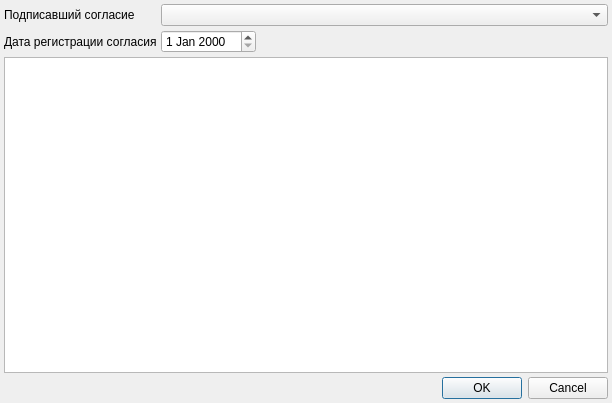
<?xml version="1.0" encoding="UTF-8"?>
<ui version="4.0">
 <class>ClientConsentAddingDialog</class>
 <widget class="QDialog" name="ClientConsentAddingDialog">
  <property name="geometry">
   <rect>
    <x>0</x>
    <y>0</y>
    <width>612</width>
    <height>403</height>
   </rect>
  </property>
  <property name="windowTitle">
   <string>Dialog</string>
  </property>
  <layout class="QGridLayout" name="gridLayout">
   <property name="margin">
    <number>4</number>
   </property>
   <property name="spacing">
    <number>4</number>
   </property>
   <item row="0" column="1">
    <widget class="CClientRelationComboBoxForConsents" name="cmbRepresenterClient"/>
   </item>
   <item row="0" column="0">
    <widget class="QLabel" name="lblRepresenterClient">
     <property name="text">
      <string>Подписавший согласие</string>
     </property>
    </widget>
   </item>
   <item row="2" column="0" colspan="2">
    <widget class="CInDocTableView" name="tblClientConsents"/>
   </item>
   <item row="3" column="1">
    <widget class="QDialogButtonBox" name="buttonBox">
     <property name="orientation">
      <enum>Qt::Horizontal</enum>
     </property>
     <property name="standardButtons">
      <set>QDialogButtonBox::Cancel|QDialogButtonBox::Ok</set>
     </property>
    </widget>
   </item>
   <item row="1" column="0">
    <widget class="QLabel" name="lblDate">
     <property name="text">
      <string>Дата регистрации согласия</string>
     </property>
    </widget>
   </item>
   <item row="1" column="1">
    <widget class="CDateEdit" name="edtDate">
     <property name="sizePolicy">
      <sizepolicy hsizetype="Maximum" vsizetype="Fixed">
       <horstretch>0</horstretch>
       <verstretch>0</verstretch>
      </sizepolicy>
     </property>
    </widget>
   </item>
  </layout>
 </widget>
 <customwidgets>
  <customwidget>
   <class>CDateEdit</class>
   <extends>QDateEdit</extends>
   <header>library/DateEdit</header>
  </customwidget>
  <customwidget>
   <class>CInDocTableView</class>
   <extends>QTableView</extends>
   <header>library/InDocTable.h</header>
  </customwidget>
  <customwidget>
   <class>CClientRelationComboBoxForConsents</class>
   <extends>QComboBox</extends>
   <header>Registry/Utils.h</header>
  </customwidget>
 </customwidgets>
 <tabstops>
  <tabstop>cmbRepresenterClient</tabstop>
  <tabstop>edtDate</tabstop>
  <tabstop>tblClientConsents</tabstop>
  <tabstop>buttonBox</tabstop>
 </tabstops>
 <resources/>
 <connections>
  <connection>
   <sender>buttonBox</sender>
   <signal>accepted()</signal>
   <receiver>ClientConsentAddingDialog</receiver>
   <slot>accept()</slot>
   <hints>
    <hint type="sourcelabel">
     <x>248</x>
     <y>254</y>
    </hint>
    <hint type="destinationlabel">
     <x>157</x>
     <y>274</y>
    </hint>
   </hints>
  </connection>
  <connection>
   <sender>buttonBox</sender>
   <signal>rejected()</signal>
   <receiver>ClientConsentAddingDialog</receiver>
   <slot>reject()</slot>
   <hints>
    <hint type="sourcelabel">
     <x>316</x>
     <y>260</y>
    </hint>
    <hint type="destinationlabel">
     <x>286</x>
     <y>274</y>
    </hint>
   </hints>
  </connection>
 </connections>
</ui>
